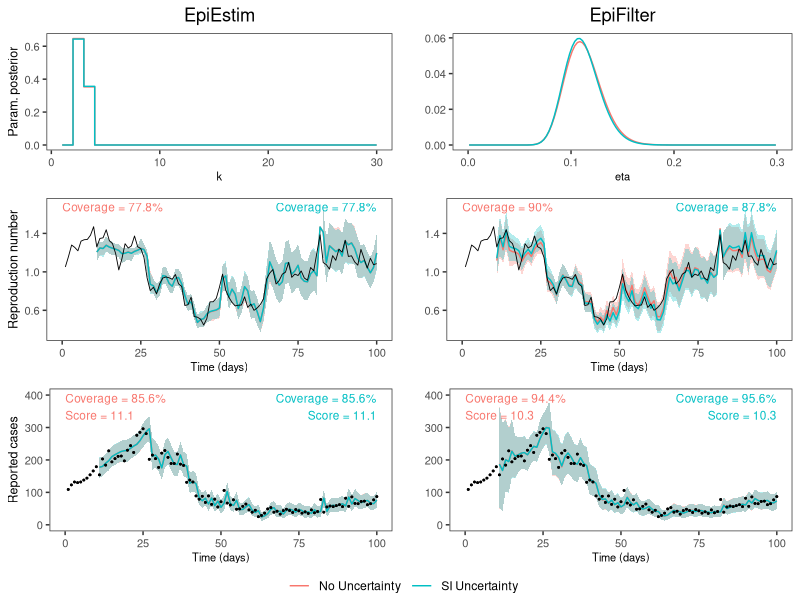

Write R code to recreate this figure. (Note: this script raises an error after producing the figure.)


rm(list=ls())

library(tidyverse)
library(cowplot)

custom_theme <- theme_bw() +
  theme(
    axis.title.y = element_text(size=9),
    axis.title.x = element_text(size=8),
    axis.text = element_text(size=8),
    strip.background = element_blank(),
    strip.text = element_text(size=9),
    plot.title = element_text(hjust = 0.5),
    panel.grid = element_blank(),
    legend.position = "none"
  )

# Load the data
df = rbind(read.csv("paper/outputs/s4a_epiestim_siuncertainty.csv"), read.csv("paper/outputs/s4a_epifilter_siuncertainty.csv"))
df_params = rbind(
  read.csv("paper/outputs/s4a_epifilter_siuncertainty_params.csv") %>% rename(x=eta, y=peta),
  read.csv("paper/outputs/s4a_epiestim_siuncertainty_params.csv") %>% rename(x=k, y=pk)
)

# Calculate coverage statistics
df_coverage = df %>%
  filter(t>10) %>%
  group_by(simulation, model, fit) %>%
  summarise(Rt_coverage = 100*round(mean((TrueRt <= upper) & (TrueRt >= lower)), digits=3),
            Ct_coverage = 100*round(mean((Cases <= upper_cases) & (Cases >= lower_cases)), digits=3),
            score = signif(mean(crps), 3))


# Make individual plots
plt_param_ef = ggplot(df_params %>% filter(model=="EpiFilter")) +
  geom_line(aes(x=x, y=y, color=fit)) +
  xlim(c(0, 0.3)) +
  theme_bw() +
  labs(color="") + theme(legend.direction="horizontal") +
  ggtitle("EpiFilter") +
  xlab("eta") + ylab("")

plt_Rt_ef = ggplot(df %>% filter(model=="EpiFilter")) +
  geom_ribbon(aes(x=t, ymin=lower, ymax=upper, fill=fit), alpha=0.3, data=.%>%filter(t>10)) +
  geom_line(aes(x=t, y=mean, color=fit), data=.%>%filter(t>10)) +
  geom_line(aes(x=t, y=TrueRt), color="black", lwd=0.3) +
  geom_text(data = df_coverage %>% filter(fit=="No Uncertainty", model=="EpiFilter"),
            aes(x = 0, y = Inf, label = paste0("Coverage = ", Rt_coverage, "%"), color=fit),
            hjust = 0, vjust = 1.5, size = 3) +
  geom_text(data = df_coverage %>% filter(fit=="SI Uncertainty", model=="EpiFilter"),
            aes(x = 100, y = Inf, label = paste0("Coverage = ", Rt_coverage, "%"), color=fit),
            hjust = 1, vjust = 1.5, size = 3) +
  custom_theme +
  xlab("Time (days)") + ylab("") +
  ylim(0.35, 1.7)

plt_Ct_ef = ggplot(df %>% filter(model=="EpiFilter")) +
  geom_ribbon(aes(x=t, ymin=lower_cases, ymax=upper_cases, fill=fit), alpha=0.3, data=.%>%filter(t>10)) +
  geom_line(aes(x=t, y=mean_cases, color=fit), data=.%>%filter(t>10)) +
  geom_point(aes(x=t, y=Cases), color="black", size=0.3) +
  geom_text(data = df_coverage %>% filter(fit=="No Uncertainty", model=="EpiFilter"),
            aes(x = 0, y = Inf, label = paste0("Coverage = ", Ct_coverage, "%\nScore = ", score), color=fit),
            hjust = 0, vjust = 1.2, size = 3) +
  geom_text(data = df_coverage %>% filter(fit=="SI Uncertainty", model=="EpiFilter"),
            aes(x = 100, y = Inf, label = paste0("Coverage = ", Ct_coverage, "%\nScore = ", score), color=fit),
            hjust = 1, vjust = 1.2, size = 3) +
  custom_theme +
  xlab("Time (days)") + ylab("") +
  ylim(0,400)
    
plt_param_ee = ggplot(df_params %>% filter(model=="EpiEstim")) +
  geom_step(aes(x=x, y=y, color=fit)) +
  custom_theme +
  ggtitle("EpiEstim") +
  xlab("k") + ylab("Param. posterior")

plt_Rt_ee = ggplot(df %>% filter(model=="EpiEstim")) +
  geom_ribbon(aes(x=t, ymin=lower, ymax=upper, fill=fit), alpha=0.3, data=.%>%filter(t>10)) +
  geom_line(aes(x=t, y=mean, color=fit), data=.%>%filter(t>10)) +
  geom_line(aes(x=t, y=TrueRt), color="black", lwd=0.3) +
  geom_text(data = df_coverage %>% filter(fit=="No Uncertainty", model=="EpiEstim"),
            aes(x = 0, y = Inf, label = paste0("Coverage = ", Rt_coverage, "%"), color=fit),
            hjust = 0, vjust = 1.5, size = 3) +
  geom_text(data = df_coverage %>% filter(fit=="SI Uncertainty", model=="EpiEstim"),
            aes(x = 100, y = Inf, label = paste0("Coverage = ", Rt_coverage, "%"), color=fit),
            hjust = 1, vjust = 1.5, size = 3) +
  custom_theme +
  xlab("Time (days)") + ylab("Reproduction number") +
  ylim(0.35, 1.7)

plt_Ct_ee = ggplot(df %>% filter(model=="EpiEstim")) +
  geom_ribbon(aes(x=t, ymin=lower_cases, ymax=upper_cases, fill=fit), alpha=0.3, data=.%>%filter(t>10)) +
  geom_line(aes(x=t, y=mean_cases, color=fit), data=.%>%filter(t>10)) +
  geom_point(aes(x=t, y=Cases), color="black", size=0.3) +
  geom_text(data = df_coverage %>% filter(fit=="No Uncertainty", model=="EpiEstim"),
            aes(x = 0, y = Inf, label = paste0("Coverage = ", Ct_coverage, "%\nScore = ", score), color=fit),
            hjust = 0, vjust = 1.2, size = 3) +
  geom_text(data = df_coverage %>% filter(fit=="SI Uncertainty", model=="EpiEstim"),
            aes(x = 100, y = Inf, label = paste0("Coverage = ", Ct_coverage, "%\nScore = ", score), color=fit),
            hjust = 1, vjust = 1.2, size = 3) +
  custom_theme +
  xlab("Time (days)") + ylab("Reported cases") +
  ylim(0,400)


# Put it all together
legend = get_legend(plt_param_ef)
plt = plot_grid(plt_param_ee, plt_param_ef + custom_theme, plt_Rt_ee, plt_Rt_ef, plt_Ct_ee, plt_Ct_ef, ncol=2)
plt_with_legend = plot_grid(plt, legend, ncol=1, rel_heights=c(1, 0.05))
plt_with_legend
ggsave(paste0("paper/figures/s4a_gentimeuncertainty.png"), plt_with_legend, dpi=300, width=20, height=14, units="cm")



